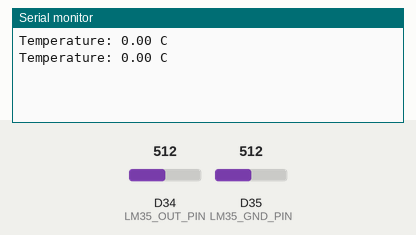
A sketch run on a simulated Arduino Due. Parts: the last lines printed to the serial monitor. The test bench sets the inputs (shaded band); at power-on: D34 (LM35_OUT_PIN) = 512, D35 (LM35_GND_PIN) = 512 (analog values on the 0–1023 scale).

Above: at 1.8 s.
1.9 s: D34 (LM35_OUT_PIN) set to 716
At 2.8 s:
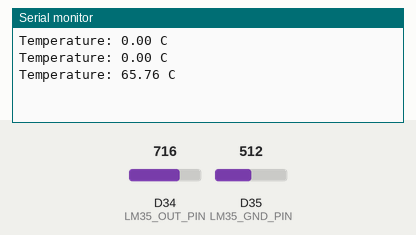
3.4 s: D35 (LM35_GND_PIN) set to 306
At 4.6 s:
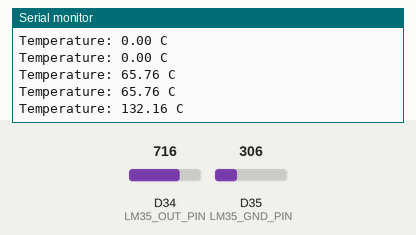
4.9 s: D34 (LM35_OUT_PIN) set to 900
At 5.4 s:
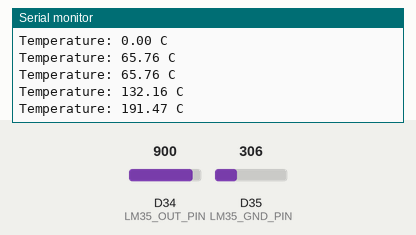
6.4 s: D35 (LM35_GND_PIN) set to 122
At 7.8 s:
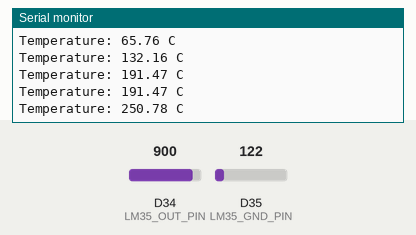
Timing chart, 0 to 8.9 s (numbered marks = the images above; inputs shaded):
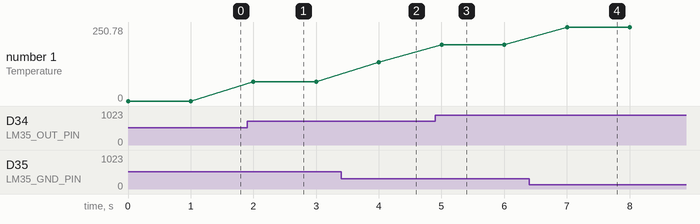

Measured:
- after the input at 1.9 s, the serial monitor: prints a new line after 0.10 s (image 1)
- after the input at 3.4 s, the serial monitor: prints a new line after 0.60 s (image 2)
- after the input at 4.9 s, the serial monitor: prints a new line after 0.10 s (image 3)
- after the input at 6.4 s, the serial monitor: prints a new line after 0.60 s (image 4)
- plotted number 1: 0 → 65.76 after the input at 1.9 s, 65.76 → 132.16 after the input at 3.4 s, 132.16 → 191.47 after the input at 4.9 s, 191.47 → 250.78 after the input at 6.4 s

The sketch:

A4_LM35.ino
```cpp
#include <Arduino.h>

// ---------- Hardware ----------
// LM35: +Vs -> 5 V, Vout -> GPIO34, GND pin -> divider (10 kohm from 5 V, 3.3 kohm to GND) and GPIO35
#define LM35_OUT_PIN    34          // LM35 output voltage
#define LM35_GND_PIN    35          // LM35 GND pin, lifted to about 1.24 V by the divider

// ---------- Conversion ----------
#define ADC_MAX         4095.0f     // 12-bit full scale
#define V_REF_MV        3300.0f     // full scale in millivolts
#define MV_PER_DEGREE   10.0f       // LM35: 10 mV per degree C
#define READ_EVERY_MS   1000

float readMilliVolts(int pin) {
  return analogRead(pin) * (V_REF_MV / ADC_MAX);      // counts -> mV
}

void setup() {
  Serial.begin(115200);
  analogReadResolution(12);
}

void loop() {
  float outMv    = readMilliVolts(LM35_OUT_PIN);
  float offsetMv = readMilliVolts(LM35_GND_PIN);
  float temperatureC = (outMv - offsetMv) / MV_PER_DEGREE;   // can be negative

  Serial.print("Temperature: ");
  Serial.print(temperatureC);                                // 2 decimal places by default
  Serial.println(" C");

  delay(READ_EVERY_MS);
}
```
